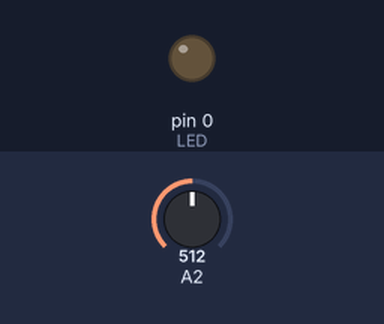
Recording of a sketch running on a simulated Arduino Uno, built with avr-gcc and run on an emulated ATmega328P. Parts: output pins drawn as LEDs (lit = HIGH). Inputs (shaded band) come from the test bench; at power-on: A2 = 512.

Above: at 1.3 s.
1.4 s: A2 set to 653
2.9 s: A2 set to 682
At 4.0 s:
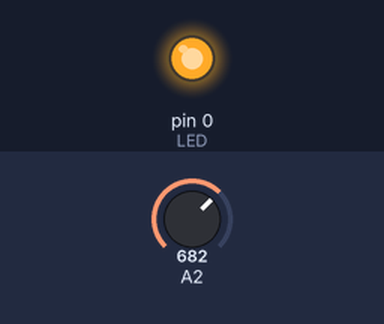
4.5 s: A2 set to 511
At 5.1 s:
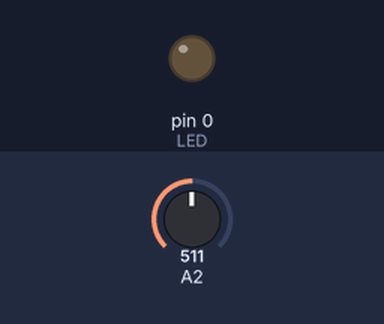
6.0 s: A2 set to 716
At 6.3 s:
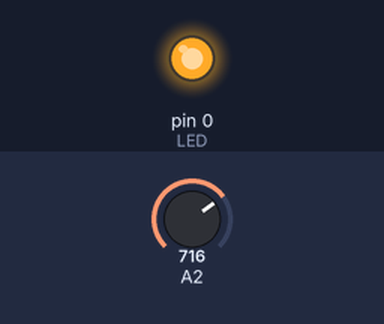
Timing chart, 0 to 8.5 s (numbered marks = the images above; inputs shaded):
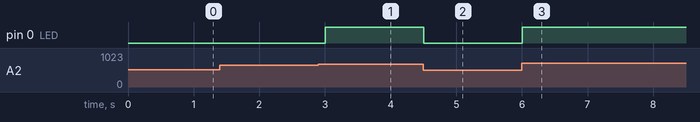

Measured:
- the behaviour switches between 670 and 671 on A2 (found by bisection; images 0 and 1)
- after the input at 1.4 s, every drawn part: stays the same
- after the input at 2.9 s, pin 0 (LED): LOW → HIGH after 0.10 s
- after the input at 4.5 s, pin 0 (LED): HIGH → LOW at once
- after the input at 6.0 s, pin 0 (LED): LOW → HIGH at once

The sketch:

attiny13.ino
```cpp
const float VOLTAGE_REFERENCE = 1.1; // 1.1v reference, may slightly differ between units
const float VOLTAGE_DIVIDER_RATIO = 4.3; // 1v at ADC == 4.3v of Vs

const float ADC_CONVERSION_VALUE = (VOLTAGE_REFERENCE / 1023) * VOLTAGE_DIVIDER_RATIO;

const int LED = 0;

void setup() {
  analogReference(INTERNAL);

  pinMode(LED, OUTPUT);
}

void loop() {
  digitalWrite(LED, LOW);

  while (true) {
    float voltage = analogRead(A2) * ADC_CONVERSION_VALUE;

    if (voltage >= 3.1) {
      digitalWrite(LED, HIGH);
    } else {
      digitalWrite(LED, LOW);
    }

    delay(500);
  }
}
```
